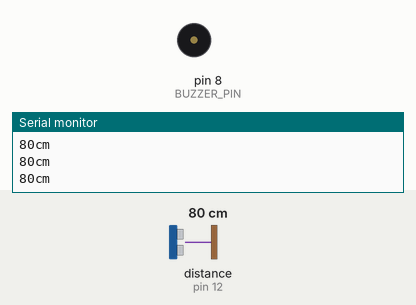
Recording of a sketch running on a simulated Arduino Uno, built with avr-gcc and run on an emulated ATmega328P. On the bench: buzzer (waves = sounding), the last lines printed to the serial monitor. The inputs (shaded band) are chosen by the test bench; at power-on: distance to the obstacle (sensor on pin 12) 80 cm. The echo pulse lasts 58.3 µs per cm.

Above: at 2.2 s.
2.3 s: distance to the obstacle (sensor on pin 12) set to 18 cm
3.8 s: distance to the obstacle (sensor on pin 12) set to 15 cm
At 5.2 s:
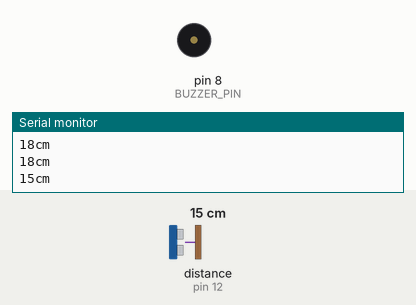
6.8 s: distance to the obstacle (sensor on pin 12) set to 10 cm
9.3 s: distance to the obstacle (sensor on pin 12) set to 7 cm
At 10.11 s:
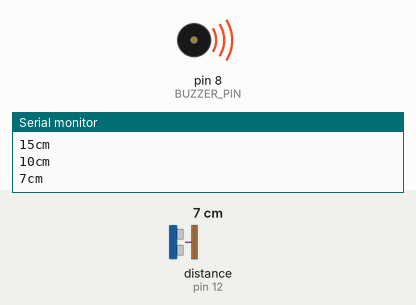
12.3 s: distance to the obstacle (sensor on pin 12) set to 19 cm
At 13.3 s:
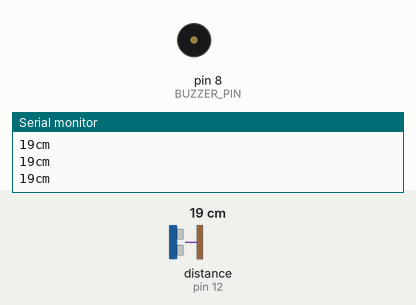
Timing chart, 0 to 15.3 s (numbered marks = the images above; inputs shaded):
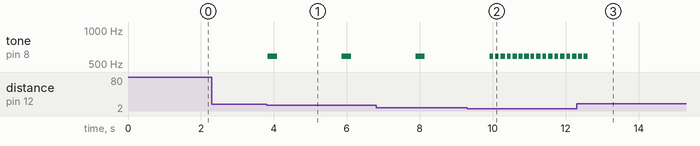

Measured:
- the behaviour switches between 17 and 16 cm on distance to the obstacle (sensor on pin 12) (found by bisection; images 0 and 1)
- the behaviour switches between 9 and 8 cm on distance to the obstacle (sensor on pin 12) (found by bisection; images 1 and 2)
- after the input at 3.8 s, tone on pin 8 (BUZZER_PIN): alternates 587 Hz for 0.25 s and silent for 1.8 s, starting at once
- after the input at 9.3 s, tone on pin 8 (BUZZER_PIN): alternates 587 Hz for 0.10 s and silent for 0.05 s, starting after 0.72 s
- after the input at 12.3 s, tone on pin 8 (BUZZER_PIN): goes on until 12.6 s, then stays silent

The sketch:

ultrasonic_distance_sensor_passive_buzzer.ino
```cpp
#include "SR04.h"
#include "pitches.h"

#define TRIG_PIN 12
#define ECHO_PIN 11
#define BUZZER_PIN 8
SR04 sr04 = SR04(ECHO_PIN,TRIG_PIN);
long a;

long _delay;

void setup() {
  Serial.begin(9600);
  delay(1000);
}

void loop() {
  a=sr04.Distance();
  Serial.print(a);
  Serial.println("cm");

  if (a > 8 && a <= 16) {
    tone(8, NOTE_D5, 250);
    delay(1000);

    _delay = 1000;
  }

  if (a > 4 && a <= 8) {
    tone(8, NOTE_D5, 100);
    delay(150);
    tone(8, NOTE_D5, 100);
    delay(150);
    tone(8, NOTE_D5, 100);

    _delay = 0;
  }

  if (a <= 4) {
    tone(8, NOTE_D5, 200);
    delay(50);
    tone(8, NOTE_D5, 200);
    delay(50);
    tone(8, NOTE_D5, 200);

    _delay = 0;
  }

  delay(_delay);
}
```
